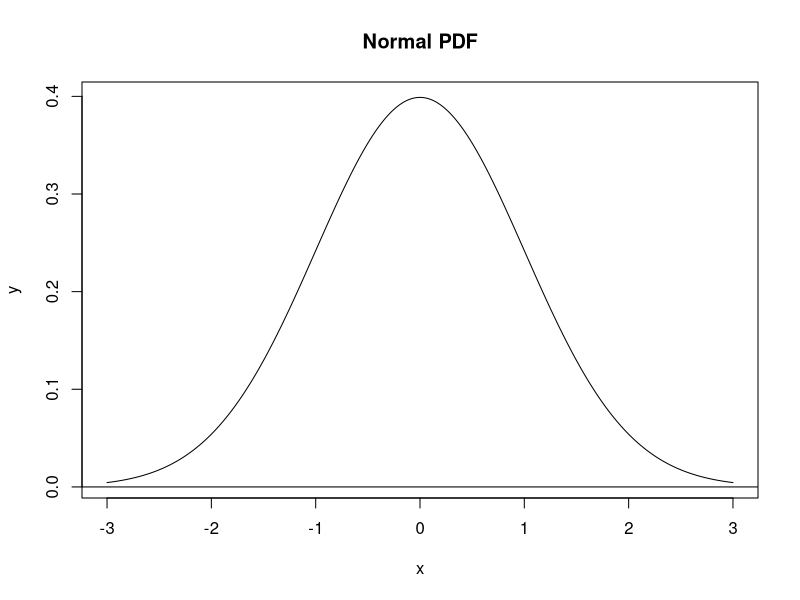
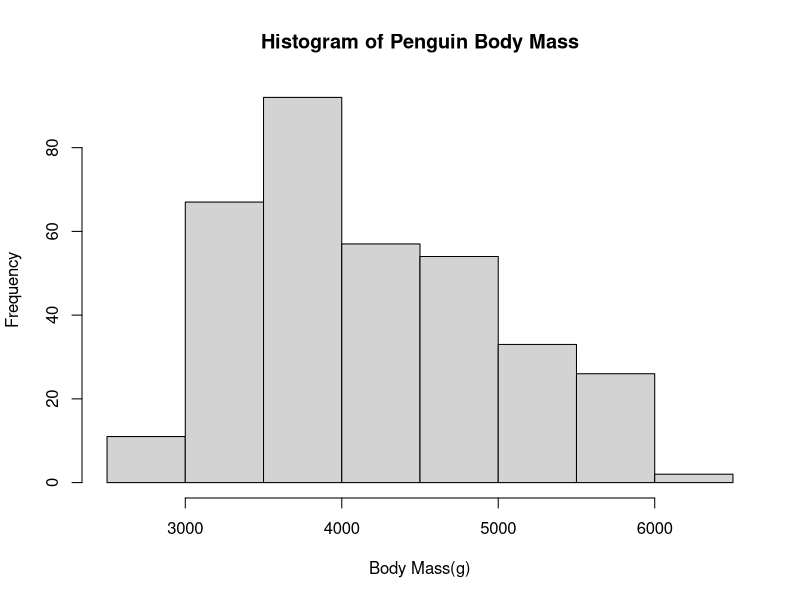
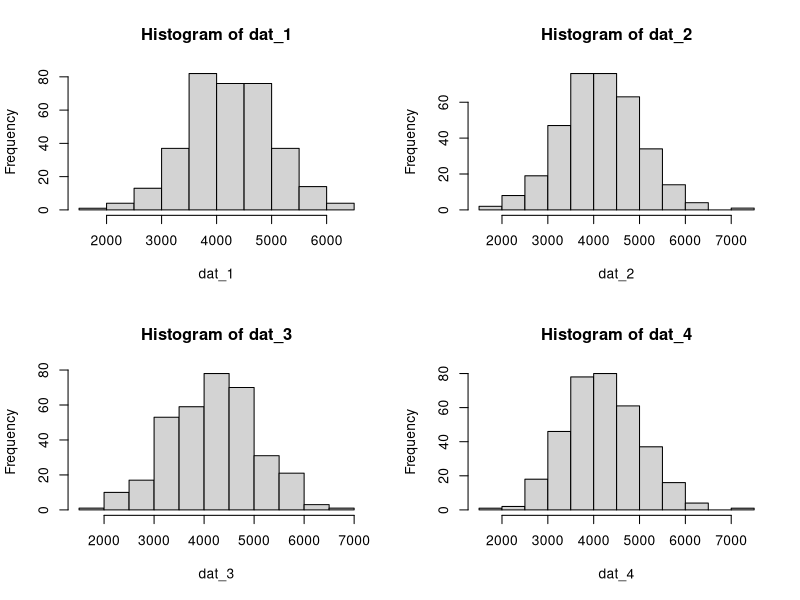
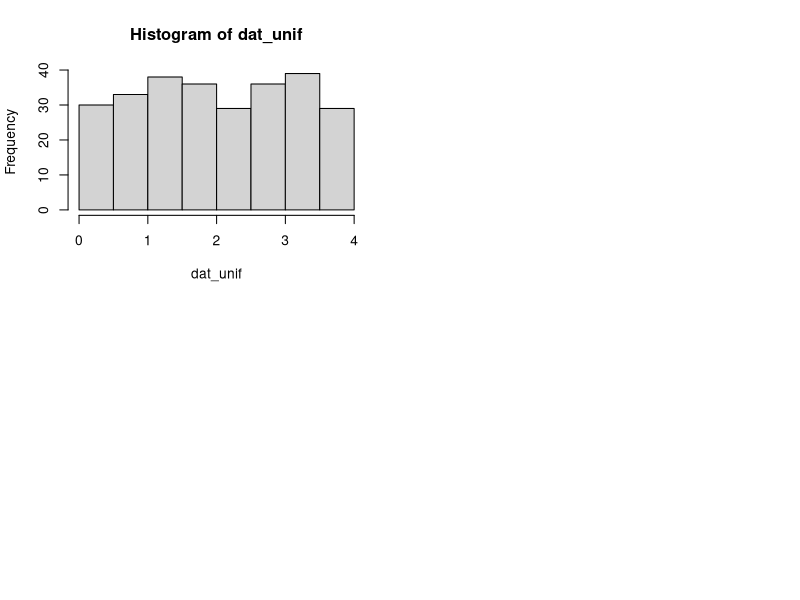
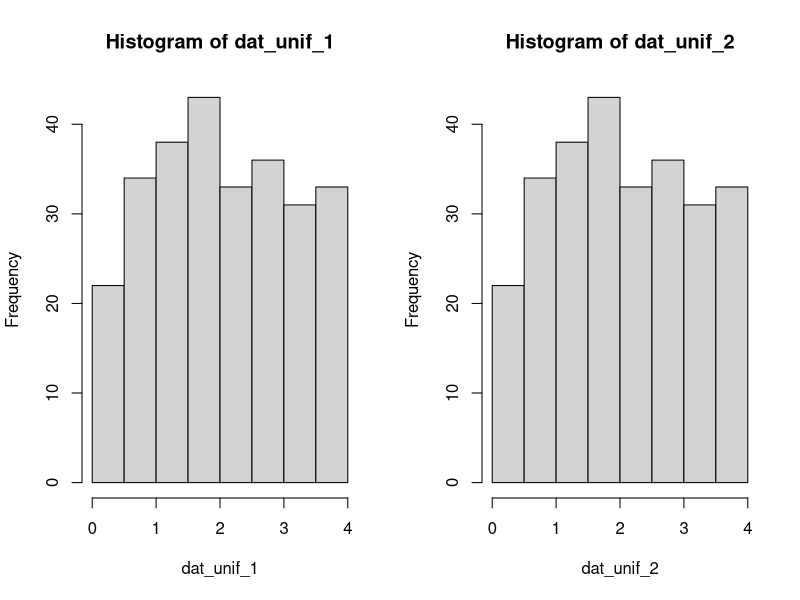
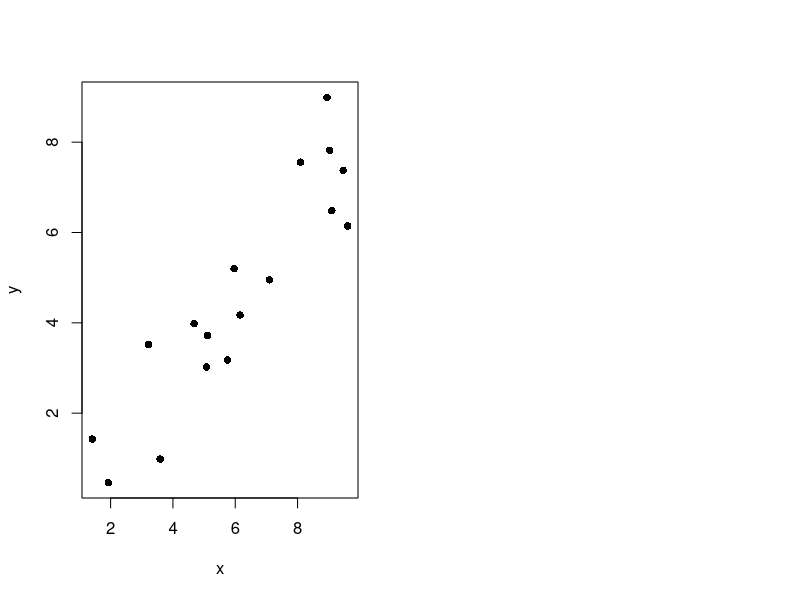

Write R code to recreate these figures, in order. (Note: this script raises an error after producing the figures.)
#Generate a vector of x-values
x=seq(-3,3, length.out = 1000)
y=dnorm(x)
plot(x, y, main="Normal PDF", type="l")
abline(h=0)
#Penguin data example
require(palmerpenguins)
hist(
  penguins$body_mass_g,
  main="Histogram of Penguin Body Mass",
  xlab= "Body Mass(g)" )
mean(penguins$body_mass_g, na.rm=TRUE)
sd(penguins$body_mass_g, na.rm=TRUE)
nrow(penguins)
mean(penguins$body_mass_g, na.rm=FALSE)
sd(penguins$body_mass_g, na.rm=FALSE)
#Random Penguin Masses and Histograms
set.seed(1)
n_samples = 344
pop_sd = 802
pop_mean = 4202

dat_1 = rnorm(n = n_samples, mean = pop_mean, sd = pop_sd)
dat_2 = rnorm(n = n_samples, mean = pop_mean, sd = pop_sd)
dat_3 = rnorm(n = n_samples, mean = pop_mean, sd = pop_sd)
dat_4 = rnorm(n = n_samples, mean = pop_mean, sd = pop_sd)
par(mfrow=c(2,2))
hist(dat_1)
hist(dat_2)
hist(dat_3)
hist(dat_4)
#Random Unifrom Numbers
set.seed(12)
dat_unif= runif(n=270,min=0,max=4)
hist(dat_unif)
set.seed(1)
dat_unif_1 = runif(n = 270, min = 0, max = 4)
set.seed(1)
dat_unif_2 = runif(n = 270, min = 0, max = 4)

par(mfrow = c(1, 2))
hist(dat_unif_1)
hist(dat_unif_2)
#Measuring error-Residuals
set.seed(123)
n = 17
slope = 0.7
intcp = 0.2

guess_x = 6
guess_y = 4
guess_slope = 0.72

x = runif(n = n, min = 1, max = 10)
y = rnorm(n = n, mean = slope * x + intcp)

plot(x, y, pch = 16)
curve(line_point_slope(x, guess_x, guess_y, guess_slope), add = T)
#create the data
set.seed(420)
n_pts = 10
x_min = 1
x_max = 10
x = runif(n = n_pts, min = x_min, max = x_max)

dat = data.frame(x = x, y_observed = rnorm(n_pts))

plot(y_observed ~ x, data = dat, pch = 8)
#Fit linear deterministic model
set.seed(123)
n_pts = 10
x_min = 1
x_max = 10
x = runif(n = n_pts, min = x_min, max = x_max)

dat = data.frame(x = x, y_observed = rnorm(n_pts))

plot(y_observed ~ x, data = dat, pch = 8)

guess_x = 6
guess_y = 0
guess_slope = 0.1

plot(y_observed ~ x, data = dat, pch = 8)
curve(line_point_slope(x, guess_x, guess_y, guess_slope), add = T)
dat$y_predicted=line_point_slope(dat$x,guess_x,guess_y,guess_slope)
head(dat)
dat$resids=line_point_slope(dat$x,guess_x,guess_y,guess_slope)
head(dat)
sum(dat$resids)
abs(dat$resids)
#Creating four vectors
set.seed(1)
n_17=17
n_30 = 30
n_300= 300
n_3000= 3000
vec_sd = 2.4
vec_mean = 10.4

norm_17 = rnorm(n = n_17, mean = vec_mean, sd = vec_sd)
norm_30 = rnorm(n = n_30, mean = vec_mean, sd = vec_sd)
norm_300 = rnorm(n = n_300, mean = vec_mean, sd = vec_sd)
norm_3000 = rnorm(n = n_3000, mean = vec_mean, sd = vec_sd)
#Normal Vectors:Histograms
require(here)
png(
  here("images", "lab_04_hist_01.png"),
  width= 1500, height=1600, res=180)

par(mfrow=c(2,2))
hist(norm_17, main= "17 Element Vector",xlab="Random Generated Points")
hist(norm_30, main= "30 Element Vector",xlab="Random Generated Points")
hist(norm_300, main= "300 Element Vector",xlab="Random Generated Points")
hist(norm_3000, main= "3000 Element Vector",xlab="Random Generated Points")
dev.off()
#Normal Density Function
require(here)
n_mean=10.4
n_sd=2.4
x=seq(-50,50,length.out = 1000)
y=dnorm(x,mean=n_mean,sd=n_sd)

pdf(
  here("images","norm_1.pdf"), 
  width = 7,height = 7 
  )
plot(x, y, main = "Normal PDF: Mean = 10.4, SD = 2.4", type = "l", xlim = c(3,20))
abline(h = 0)
dev.off()
#Random Data Sets
require(here)
set.seed(223)
n_pts = 500
x_min = 1
x_max = 35
pdf(
  here("images","random_data_1.pdf"),
  width=7,height=7
)
par(mfrow=c(2,2))
x = runif(n = n_pts, min = x_min, max = x_max)
dat1 = data.frame(x = x, y_observed = rnorm(n_pts))
plot(y_observed ~ x, data = dat1, pch = 8, col=12, main= "dat1 Plot")
x = runif(n = n_pts, min = x_min, max = x_max)
y = runif(n = n_pts, min = x_min, max = x_max)
dat2 = data.frame(x = x,y=y)
plot(dat2,col=2,main= "dat2 Plot")
x2 = runif(n = n_pts, min = x_min, max = x_max)
y2 = rnorm(n = n_pts, mean=5,sd=1)
dat3= data.frame(x=x2,y=y2)
plot(dat3,col=6,main= "dat3 Plot")
x3 = rnorm(n = n_pts, mean=7,sd=2)
y3 = rnorm(n = n_pts, mean=5,sd=1)
dat4= data.frame(x=x3,y=y3)
plot(dat4,col=15,main= "dat4 Plot")
dev.off()
#Random Dataset Model Fit
require(here)
set.seed(223)
n_pts = 500
x_min = 1
x_max = 35
pdf(
  here("images","random_data_2.pdf"),
  width=7,height=7
)
x = runif(n = n_pts, min = x_min, max = x_max)
y = runif(n = n_pts, min = x_min, max = x_max)
dat2 = data.frame(x = x,y=y)
#line_point_slope function
line_point_slope = function(x, x1, y1, slope)
{
  get_y_intercept = 
    function(x1, y1, slope) 
      return(-(x1 * slope) + y1)
  
  linear = 
    function(x, yint, slope) 
      return(yint + x * slope)
  
  return(linear(x, get_y_intercept(x1, y1, slope), slope))
}
#plot dat2
plot(dat2,col=2,main= "dat2 Plot")
#fit curve
guess_x= 2
guess_y= 0.5
guess_slope= 0.9
curve(line_point_slope(x, guess_x, guess_y, guess_slope), add = TRUE)
dev.off()
#Random data model residuals
set.seed(223)
n_pts = 500
x_min = 1
x_max = 35
x = runif(n = n_pts, min = x_min, max = x_max)
y = runif(n = n_pts, min = x_min, max = x_max)
dat2 = data.frame(x = x,y=y)
plot(dat2,col=2, main= "dat2 Plot")
#calculate and add predicted y-values
dat2$y_predicted = line_point_slope(dat2$x, guess_x, guess_y, guess_slope)
#calculate and add residuals
dat2$resids = (dat2$y - dat2$y_predicted)
#Histogram of model's residuals
hist(dat2$resids, main = "dat2 Fitted Line Residuals", xlab = "Residual Values", col =2)
#Scatterplot of model's predicted values and residuals
plot(dat2$y_predicted, dat2$resids, main = "dat2 Predicted Values vs. Residuals", 
     xlab = "Predicted Values", ylab = "Residuals", pch = 22, col = 14)
       

